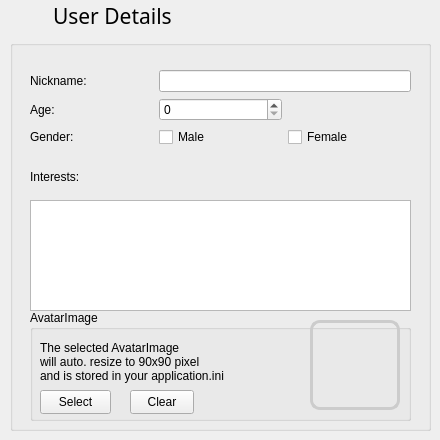
      <widget class="QWidget" name="userdetails_Page">
       <widget class="QGroupBox" name="groupBox_5">
        <property name="geometry">
         <rect>
          <x>10</x>
          <y>40</y>
          <width>421</width>
          <height>391</height>
         </rect>
        </property>
        <property name="title">
         <string/>
        </property>
        <widget class="QPlainTextEdit" name="txt_Interests">
         <property name="geometry">
          <rect>
           <x>20</x>
           <y>160</y>
           <width>381</width>
           <height>111</height>
          </rect>
         </property>
        </widget>
        <widget class="QWidget" name="layoutWidget_11">
         <property name="geometry">
          <rect>
           <x>20</x>
           <y>30</y>
           <width>381</width>
           <height>131</height>
          </rect>
         </property>
         <layout class="QGridLayout" name="gridLayout_12">
          <item row="0" column="0">
           <widget class="QLabel" name="label_19">
            <property name="text">
             <string>Nickname:</string>
            </property>
           </widget>
          </item>
          <item row="0" column="1" colspan="2">
           <widget class="QLineEdit" name="txt_Nickname">
            <property name="enabled">
             <bool>true</bool>
            </property>
           </widget>
          </item>
          <item row="1" column="0">
           <widget class="QLabel" name="label_21">
            <property name="text">
             <string>Age:</string>
            </property>
           </widget>
          </item>
          <item row="1" column="1">
           <widget class="QSpinBox" name="spinAge">
            <property name="enabled">
             <bool>true</bool>
            </property>
           </widget>
          </item>
          <item row="2" column="0">
           <widget class="QLabel" name="label_22">
            <property name="text">
             <string>Gender:</string>
            </property>
           </widget>
          </item>
          <item row="2" column="1">
           <widget class="QCheckBox" name="checkGender_Male">
            <property name="enabled">
             <bool>true</bool>
            </property>
            <property name="text">
             <string>Male</string>
            </property>
            <property name="autoRepeat">
             <bool>false</bool>
            </property>
            <property name="autoExclusive">
             <bool>false</bool>
            </property>
            <property name="tristate">
             <bool>false</bool>
            </property>
           </widget>
          </item>
          <item row="2" column="2">
           <widget class="QCheckBox" name="checkGender_Female">
            <property name="enabled">
             <bool>true</bool>
            </property>
            <property name="text">
             <string>Female</string>
            </property>
            <property name="autoRepeat">
             <bool>false</bool>
            </property>
            <property name="autoExclusive">
             <bool>false</bool>
            </property>
            <property name="tristate">
             <bool>false</bool>
            </property>
           </widget>
          </item>
          <item row="3" column="0">
           <widget class="QLabel" name="label_20">
            <property name="text">
             <string>Interests:</string>
            </property>
           </widget>
          </item>
         </layout>
        </widget>
        <widget class="QGroupBox" name="groupBox_21">
         <property name="geometry">
          <rect>
           <x>20</x>
           <y>270</y>
           <width>381</width>
           <height>111</height>
          </rect>
         </property>
         <property name="title">
          <string>AvatarImage</string>
         </property>
         <widget class="QLabel" name="ownavatar_label">
          <property name="geometry">
           <rect>
            <x>280</x>
            <y>10</y>
            <width>90</width>
            <height>90</height>
           </rect>
          </property>
          <property name="sizePolicy">
           <sizepolicy hsizetype="Fixed" vsizetype="Fixed">
            <horstretch>0</horstretch>
            <verstretch>0</verstretch>
           </sizepolicy>
          </property>
          <property name="minimumSize">
           <size>
            <width>90</width>
            <height>90</height>
           </size>
          </property>
          <property name="styleSheet">
           <string notr="true">QLabel{ 
border: 3px solid #CCCCCC;
border-radius: 10px;
}</string>
          </property>
          <property name="text">
           <string/>
          </property>
         </widget>
         <widget class="QPushButton" name="cmd_selectAvatarImage">
          <property name="geometry">
           <rect>
            <x>10</x>
            <y>80</y>
            <width>71</width>
            <height>24</height>
           </rect>
          </property>
          <property name="text">
           <string>Select</string>
          </property>
         </widget>
         <widget class="QPushButton" name="cmd_clearAvatarImage">
          <property name="geometry">
           <rect>
            <x>100</x>
            <y>80</y>
            <width>64</width>
            <height>24</height>
           </rect>
          </property>
          <property name="text">
           <string>Clear</string>
          </property>
         </widget>
         <widget class="QLabel" name="label">
          <property name="geometry">
           <rect>
            <x>10</x>
            <y>30</y>
            <width>220</width>
            <height>43</height>
           </rect>
          </property>
          <property name="text">
           <string>The selected AvatarImage
will auto. resize to 90x90 pixel
and is stored in your application.ini</string>
          </property>
         </widget>
        </widget>
       </widget>
       <widget class="QLabel" name="shareiconlabel">
        <property name="geometry">
         <rect>
          <x>1</x>
          <y>37</y>
          <width>179</width>
          <height>16</height>
         </rect>
        </property>
        <property name="text">
         <string/>
        </property>
       </widget>
       <widget class="QWidget" name="layoutWidget_12">
        <property name="geometry">
         <rect>
          <x>10</x>
          <y>0</y>
          <width>162</width>
          <height>32</height>
         </rect>
        </property>
        <layout class="QGridLayout" name="gridLayout_13">
         <item row="0" column="0">
          <widget class="QLabel" name="label_5">
           <property name="text">
            <string/>
           </property>
           <property name="pixmap">
            <pixmap resource="resourcen.qrc">:/icons/userblue24.png</pixmap>
           </property>
           <property name="alignment">
            <set>Qt::AlignCenter</set>
           </property>
          </widget>
         </item>
         <item row="0" column="1">
          <widget class="QLabel" name="shareLabel">
           <property name="minimumSize">
            <size>
             <width>0</width>
             <height>30</height>
            </size>
           </property>
           <property name="font">
            <font>
             <family>Sans Serif</family>
             <pointsize>16</pointsize>
             <weight>75</weight>
             <italic>true</italic>
             <bold>true</bold>
             <underline>true</underline>
             <strikeout>false</strikeout>
            </font>
           </property>
           <property name="text">
            <string>&lt;html&gt;&lt;head&gt;&lt;meta name=&quot;qrichtext&quot; content=&quot;1&quot; /&gt;&lt;style type=&quot;text/css&quot;&gt;
p, li { white-space: pre-wrap; }
&lt;/style&gt;&lt;/head&gt;&lt;body style=&quot; font-family:'Sans Serif'; font-size:16pt; font-weight:600; font-style:italic; text-decoration: underline;&quot;&gt;
&lt;p style=&quot; -qt-block-indent:0; text-indent:0px;&quot;&gt;&lt;span style=&quot; font-weight:400; font-style:normal; text-decoration:none;&quot;&gt;User Details&lt;/span&gt;&lt;/p&gt;&lt;/body&gt;&lt;/html&gt;</string>
           </property>
           <property name="alignment">
            <set>Qt::AlignLeading|Qt::AlignLeft|Qt::AlignVCenter</set>
           </property>
          </widget>
         </item>
        </layout>
       </widget>
      </widget>
